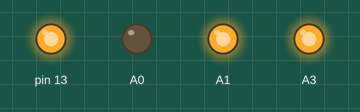
The sketch below on a simulated Arduino Uno, built with avr-gcc and run on an emulated ATmega328P. On the bench: output pins drawn as LEDs (lit = HIGH).

Above: at 0.1 s.
Timing chart, 0 to 1.6 s (numbered marks = the images above):
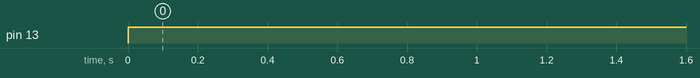

Measured:
- by itself, pin 13: LOW → HIGH at 0.00 s

The sketch:

btn_test_analog.ino
```cpp
int bt1;
int bt2;
int bt3;
void setup() {
  pinMode(A0, OUTPUT);
  pinMode(A1, OUTPUT);
  pinMode(A3, OUTPUT);
  digitalWrite(A1, HIGH);
  digitalWrite(A2, HIGH);
  digitalWrite(A3, HIGH);
  pinMode(13, OUTPUT);
}

void loop() {
  bt1 = !digitalRead(A0);
  bt2 = !digitalRead(A1);
  bt3 = !digitalRead(A3);

  if((bt1)or(bt2)or(bt3) == HIGH){
  digitalWrite(13, HIGH);
}
else{
  digitalWrite(13,LOW);
}
}
```
